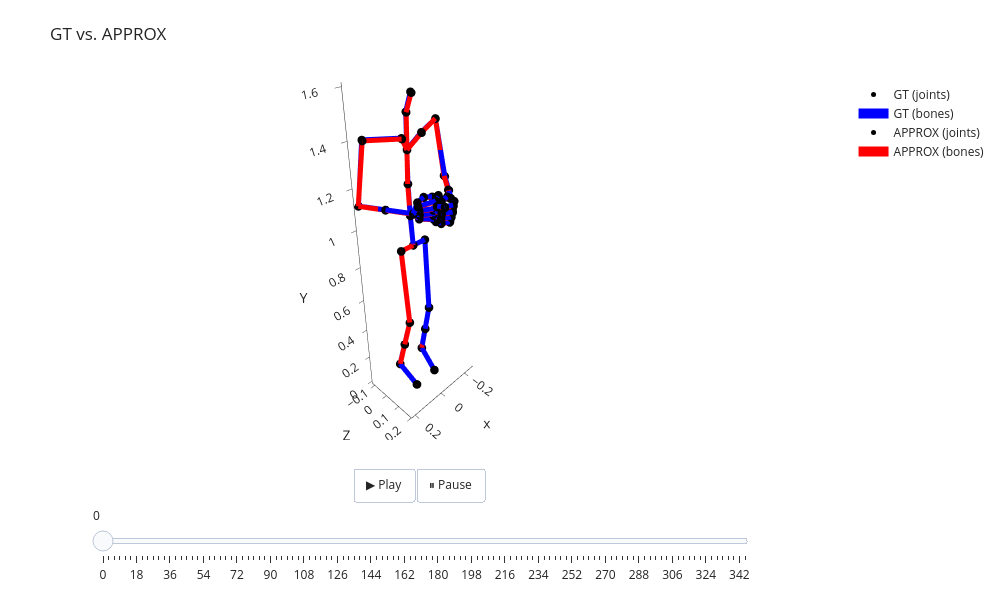

Notebook source saved alongside this figure:
### Code cell
approx_pos = forward_kinematics(decompressed_quats)

(
    AnimatedSkeletonsPlotter(title="GT vs. APPROX", stride=3)
    .apply_defualt_layout()
    .add_skeleton_frames(clip_pos  , joints_color="black", bones_color="blue", name="GT")
    .add_skeleton_frames(approx_pos, joints_color="black", bones_color="red" , name="APPROX")
    .show()
)

### Figure 1 — Plotly figure (JSON) as saved in the notebook; plotly's stock layout.template omitted (floating-point values rounded to 4 significant figures; data arrays with more than 128 entries replaced by an {"elided": "..."} marker saying what was removed)
{"data": [{"marker": {"color": "black", "size": 5}, "mode": "markers", "name": "GT (joints)", "showlegend": true, "text": ["rootx", "spine_01x", "spine_02x", "spine_03x", "neckx", "headx", "shoulderr", "arm_stretchr", "arm_twistr", "forearm_stretchr", "forearm_twistr", "handr", "thumb1r", "thumb2r", "thumb3r", "index1_baser", "index1r", "index2r", "index3r", "middle1_baser", "middle1r", "middle2r", "middle3r", "ring1_baser", "ring1r", "ring2r", "ring3r", "pinky1_baser", "pinky1r", "pinky2r", "pinky3r", "shoulderl", "arm_stretchl", "arm_twistl", "forearm_stretchl", "forearm_twistl", "handl", "thumb1l", "thumb2l", "thumb3l", "index1_basel", "index1l", "index2l", "index3l", "middle1_basel", "middle1l", "middle2l", "middle3l", "ring1_basel", "ring1l", "ring2l", "ring3l", "pinky1_basel", "pinky1l", "pinky2l", "pinky3l", "thigh_stretchl", "thigh_twistl", "leg_stretchl", "footl", "toes_01l", "leg_twistl", "thigh_stretchr", "thigh_twistr", "leg_stretchr", "footr", "toes_01r", "leg_twistr"], "type": "scatter3d", "x": [0.0, 0.001219, 0.002238, 0.002829, 0.00342, 0.01045, -0.04663, -0.191, -0.191, -0.2613, -0.1884, -0.1155, -0.09381, -0.0644, -0.02312, -0.1024, -0.04476, -0.005749, 0.01338, -0.09763, -0.04314, 0.003989, 0.01414, -0.0941, -0.0407, 0.001041, 0.01245, -0.09384, -0.04107, -0.007745, 0.007714, 0.05663, 0.1966, 0.1966, 0.2102, 0.147, 0.0839, 0.05657, 0.02511, -0.01455, 0.06589, 0.003468, -0.03315, -0.05426, 0.06361, 0.005928, -0.0422, -0.06123, 0.06258, 0.007101, -0.03576, -0.0543, 0.06473, 0.01121, -0.0244, -0.04109, 0.07255, 0.07255, 0.07743, 0.08497, 0.08582, 0.0812, -0.07257, -0.07257, -0.07161, -0.0882, -0.06262, -0.07991], "y": [-0.003295, -0.01769, -0.02773, -0.02899, -0.03025, 0.005676, 0.005172, -0.05415, -0.05415, -0.05317, 0.03952, 0.1322, 0.1354, 0.1405, 0.1466, 0.1478, 0.1927, 0.1819, 0.1568, 0.1493, 0.193, 0.1739, 0.1364, 0.1484, 0.1888, 0.1684, 0.1389, 0.146, 0.1823, 0.1634, 0.1474, -0.001057, -0.06973, -0.06973, -0.1131, -0.01239, 0.08833, 0.085, 0.09031, 0.1013, 0.09932, 0.1386, 0.1212, 0.09905, 0.1029, 0.1428, 0.1262, 0.09148, 0.1042, 0.1416, 0.1243, 0.09838, 0.1039, 0.1385, 0.1261, 0.1092, -0.00822, -0.00822, 0.04413, -0.03705, 0.09776, 0.00354, 0.001347, 0.001347, 0.03338, -0.03834, 0.08986, -0.00248], "z": [0.8734, 1.026, 1.179, 1.332, 1.485, 1.567, 1.401, 1.41, 1.41, 1.122, 1.106, 1.091, 1.135, 1.154, 1.148, 1.122, 1.142, 1.144, 1.145, 1.103, 1.111, 1.113, 1.121, 1.084, 1.085, 1.087, 1.095, 1.067, 1.059, 1.059, 1.068, 1.4, 1.411, 1.411, 1.118, 1.114, 1.111, 1.152, 1.167, 1.158, 1.142, 1.159, 1.158, 1.15, 1.122, 1.128, 1.126, 1.124, 1.104, 1.102, 1.097, 1.09, 1.086, 1.076, 1.069, 1.072, 0.8723, 0.8723, 0.4653, 0.09849, 0.04099, 0.2819, 0.8744, 0.8744, 0.4652, 0.09675, 0.03051, 0.281]}, {"connectgaps": false, "hoverinfo": "skip", "line": {"color": "blue", "width": 10}, "mode": "lines", "name": "GT (bones)", "showlegend": true, "type": "scatter3d", "x": {"elided": "201 float values"}, "y": {"elided": "201 float values"}, "z": {"elided": "201 float values"}}, {"marker": {"color": "black", "size": 5}, "mode": "markers", "name": "APPROX (joints)", "showlegend": true, "text": ["rootx", "spine_01x", "spine_02x", "spine_03x", "neckx", "headx", "shoulderr", "arm_stretchr", "arm_twistr", "forearm_stretchr", "forearm_twistr", "handr", "thumb1r", "thumb2r", "thumb3r", "index1_baser", "index1r", "index2r", "index3r", "middle1_baser", "middle1r", "middle2r", "middle3r", "ring1_baser", "ring1r", "ring2r", "ring3r", "pinky1_baser", "pinky1r", "pinky2r", "pinky3r", "shoulderl", "arm_stretchl", "arm_twistl", "forearm_stretchl", "forearm_twistl", "handl", "thumb1l", "thumb2l", "thumb3l", "index1_basel", "index1l", "index2l", "index3l", "middle1_basel", "middle1l", "middle2l", "middle3l", "ring1_basel", "ring1l", "ring2l", "ring3l", "pinky1_basel", "pinky1l", "pinky2l", "pinky3l", "thigh_stretchl", "thigh_twistl", "leg_stretchl", "footl", "toes_01l", "leg_twistl", "thigh_stretchr", "thigh_twistr", "leg_stretchr", "footr", "toes_01r", "leg_twistr"], "type": "scatter3d", "x": [0.0, 0.001657, 0.003436, 0.005378, 0.007319, 0.01458, -0.04392, -0.1874, -0.1874, -0.2602, -0.1886, -0.117, -0.09491, -0.06534, -0.02421, -0.1038, -0.04649, -0.007328, 0.01213, -0.09928, -0.04525, 0.002137, 0.01283, -0.09596, -0.04306, -0.001047, 0.01082, -0.09587, -0.04365, -0.01011, 0.005663, 0.05941, 0.2004, 0.2004, 0.2119, 0.1474, 0.08297, 0.05604, 0.02465, -0.01522, 0.06509, 0.002315, -0.03408, -0.05496, 0.06259, 0.004447, -0.04348, -0.06208, 0.06138, 0.005408, -0.03728, -0.05553, 0.06338, 0.009331, -0.02619, -0.04262, 0.07257, 0.07257, 0.07774, 0.08458, 0.08537, 0.08116, -0.07259, -0.07259, -0.07282, -0.08849, -0.06261, -0.08066], "y": [-0.003295, -0.01852, -0.02794, -0.02568, -0.02343, 0.01439, 0.009408, -0.05149, -0.05149, -0.05814, 0.03508, 0.1283, 0.1328, 0.1387, 0.1452, 0.1449, 0.1908, 0.1806, 0.1557, 0.1459, 0.1905, 0.172, 0.1348, 0.1446, 0.1856, 0.1658, 0.1367, 0.1417, 0.1786, 0.16, 0.1444, 0.004485, -0.06213, -0.06213, -0.112, -0.01222, 0.08758, 0.08483, 0.0901, 0.1003, 0.09905, 0.1379, 0.1201, 0.09742, 0.1022, 0.1414, 0.1242, 0.08919, 0.103, 0.1396, 0.1217, 0.09541, 0.1024, 0.136, 0.123, 0.106, -0.00783, -0.00783, 0.0443, -0.03618, 0.09875, 0.004061, 0.0009587, 0.0009588, 0.03227, -0.03776, 0.09018, -0.002745], "z": [0.8734, 1.026, 1.179, 1.332, 1.485, 1.566, 1.4, 1.412, 1.412, 1.125, 1.106, 1.088, 1.132, 1.151, 1.144, 1.119, 1.137, 1.139, 1.14, 1.1, 1.106, 1.108, 1.117, 1.081, 1.08, 1.082, 1.091, 1.064, 1.055, 1.054, 1.063, 1.399, 1.41, 1.41, 1.118, 1.113, 1.108, 1.148, 1.164, 1.155, 1.138, 1.155, 1.155, 1.148, 1.119, 1.124, 1.123, 1.122, 1.1, 1.098, 1.093, 1.088, 1.083, 1.072, 1.065, 1.07, 0.8721, 0.8721, 0.4651, 0.0981, 0.04087, 0.2816, 0.8746, 0.8746, 0.4654, 0.09652, 0.02988, 0.2809]}, {"connectgaps": false, "hoverinfo": "skip", "line": {"color": "red", "width": 10}, "mode": "lines", "name": "APPROX (bones)", "showlegend": true, "type": "scatter3d", "x": {"elided": "201 float values"}, "y": {"elided": "201 float values"}, "z": {"elided": "201 float values"}}], "layout": {"height": 600, "margin": {"b": 10, "l": 10, "r": 10, "t": 80}, "scene": {"aspectmode": "data", "camera": {"eye": {"x": 1.85, "y": 1.85, "z": 1.85}}, "yaxis": {"title": {"text": "Z"}}, "zaxis": {"title": {"text": "Y"}}}, "sliders": [{"active": 0, "len": 0.8, "pad": {"b": 10, "t": 10}, "steps": [{"args": [["0"], {"frame": {"duration": 33.33, "redraw": true}, "mode": "immediate", "transition": {"duration": 0}}], "label": "0", "method": "animate"}, {"args": [["3"], {"frame": {"duration": 33.33, "redraw": true}, "mode": "immediate", "transition": {"duration": 0}}], "label": "3", "method": "animate"}, {"args": [["6"], {"frame": {"duration": 33.33, "redraw": true}, "mode": "immediate", "transition": {"duration": 0}}], "label": "6", "method": "animate"}, {"args": [["9"], {"frame": {"duration": 33.33, "redraw": true}, "mode": "immediate", "transition": {"duration": 0}}], "label": "9", "method": "animate"}, {"args": [["12"], {"frame": {"duration": 33.33, "redraw": true}, "mode": "immediate", "transition": {"duration": 0}}], "label": "12", "method": "animate"}, {"args": [["15"], {"frame": {"duration": 33.33, "redraw": true}, "mode": "immediate", "transition": {"duration": 0}}], "label": "15", "method": "animate"}, {"args": [["18"], {"frame": {"duration": 33.33, "redraw": true}, "mode": "immediate", "transition": {"duration": 0}}], "label": "18", "method": "animate"}, {"args": [["21"], {"frame": {"duration": 33.33, "redraw": true}, "mode": "immediate", "transition": {"duration": 0}}], "label": "21", "method": "animate"}, {"args": [["24"], {"frame": {"duration": 33.33, "redraw": true}, "mode": "immediate", "transition": {"duration": 0}}], "label": "24", "method": "animate"}, {"args": [["27"], {"frame": {"duration": 33.33, "redraw": true}, "mode": "immediate", "transition": {"duration": 0}}], "label": "27", "method": "animate"}, {"args": [["30"], {"frame": {"duration": 33.33, "redraw": true}, "mode": "immediate", "transition": {"duration": 0}}], "label": "30", "method": "animate"}, {"args": [["33"], {"frame": {"duration": 33.33, "redraw": true}, "mode": "immediate", "transition": {"duration": 0}}], "label": "33", "method": "animate"}, {"args": [["36"], {"frame": {"duration": 33.33, "redraw": true}, "mode": "immediate", "transition": {"duration": 0}}], "label": "36", "method": "animate"}, {"args": [["39"], {"frame": {"duration": 33.33, "redraw": true}, "mode": "immediate", "transition": {"duration": 0}}], "label": "39", "method": "animate"}, {"args": [["42"], {"frame": {"duration": 33.33, "redraw": true}, "mode": "immediate", "transition": {"duration": 0}}], "label": "42", "method": "animate"}, {"args": [["45"], {"frame": {"duration": 33.33, "redraw": true}, "mode": "immediate", "transition": {"duration": 0}}], "label": "45", "method": "animate"}, {"args": [["48"], {"frame": {"duration": 33.33, "redraw": true}, "mode": "immediate", "transition": {"duration": 0}}], "label": "48", "method": "animate"}, {"args": [["51"], {"frame": {"duration": 33.33, "redraw": true}, "mode": "immediate", "transition": {"duration": 0}}], "label": "51", "method": "animate"}, {"args": [["54"], {"frame": {"duration": 33.33, "redraw": true}, "mode": "immediate", "transition": {"duration": 0}}], "label": "54", "method": "animate"}, {"args": [["57"], {"frame": {"duration": 33.33, "redraw": true}, "mode": "immediate", "transition": {"duration": 0}}], "label": "57", "method": "animate"}, {"args": [["60"], {"frame": {"duration": 33.33, "redraw": true}, "mode": "immediate", "transition": {"duration": 0}}], "label": "60", "method": "animate"}, {"args": [["63"], {"frame": {"duration": 33.33, "redraw": true}, "mode": "immediate", "transition": {"duration": 0}}], "label": "63", "method": "animate"}, {"args": [["66"], {"frame": {"duration": 33.33, "redraw": true}, "mode": "immediate", "transition": {"duration": 0}}], "label": "66", "method": "animate"}, {"args": [["69"], {"frame": {"duration": 33.33, "redraw": true}, "mode": "immediate", "transition": {"duration": 0}}], "label": "69", "method": "animate"}, {"args": [["72"], {"frame": {"duration": 33.33, "redraw": true}, "mode": "immediate", "transition": {"duration": 0}}], "label": "72", "method": "animate"}, {"args": [["75"], {"frame": {"duration": 33.33, "redraw": true}, "mode": "immediate", "transition": {"duration": 0}}], "label": "75", "method": "animate"}, {"args": [["78"], {"frame": {"duration": 33.33, "redraw": true}, "mode": "immediate", "transition": {"duration": 0}}], "label": "78", "method": "animate"}, {"args": [["81"], {"frame": {"duration": 33.33, "redraw": true}, "mode": "immediate", "transition": {"duration": 0}}], "label": "81", "method": "animate"}, {"args": [["84"], {"frame": {"duration": 33.33, "redraw": true}, "mode": "immediate", "transition": {"duration": 0}}], "label": "84", "method": "animate"}, {"args": [["87"], {"frame": {"duration": 33.33, "redraw": true}, "mode": "immediate", "transition": {"duration": 0}}], "label": "87", "method": "animate"}, {"args": [["90"], {"frame": {"duration": 33.33, "redraw": true}, "mode": "immediate", "transition": {"duration": 0}}], "label": "90", "method": "animate"}, {"args": [["93"], {"frame": {"duration": 33.33, "redraw": true}, "mode": "immediate", "transition": {"duration": 0}}], "label": "93", "method": "animate"}, {"args": [["96"], {"frame": {"duration": 33.33, "redraw": true}, "mode": "immediate", "transition": {"duration": 0}}], "label": "96", "method": "animate"}, {"args": [["99"], {"frame": {"duration": 33.33, "redraw": true}, "mode": "immediate", "transition": {"duration": 0}}], "label": "99", "method": "animate"}, {"args": [["102"], {"frame": {"duration": 33.33, "redraw": true}, "mode": "immediate", "transition": {"duration": 0}}], "label": "102", "method": "animate"}, {"args": [["105"], {"frame": {"duration": 33.33, "redraw": true}, "mode": "immediate", "transition": {"duration": 0}}], "label": "105", "method": "animate"}, {"args": [["108"], {"frame": {"duration": 33.33, "redraw": true}, "mode": "immediate", "transition": {"duration": 0}}], "label": "108", "method": "animate"}, {"args": [["111"], {"frame": {"duration": 33.33, "redraw": true}, "mode": "immediate", "transition": {"duration": 0}}], "label": "111", "method": "animate"}, {"args": [["114"], {"frame": {"duration": 33.33, "redraw": true}, "mode": "immediate", "transition": {"duration": 0}}], "label": "114", "method": "animate"}, {"args": [["117"], {"frame": {"duration": 33.33, "redraw": true}, "mode": "immediate", "transition": {"duration": 0}}], "label": "117", "method": "animate"}, {"args": [["120"], {"frame": {"duration": 33.33, "redraw": true}, "mode": "immediate", "transition": {"duration": 0}}], "label": "120", "method": "animate"}, {"args": [["123"], {"frame": {"duration": 33.33, "redraw": true}, "mode": "immediate", "transition": {"duration": 0}}], "label": "123", "method": "animate"}, {"args": [["126"], {"frame": {"duration": 33.33, "redraw": true}, "mode": "immediate", "transition": {"duration": 0}}], "label": "126", "method": "animate"}, {"args": [["129"], {"frame": {"duration": 33.33, "redraw": true}, "mode": "immediate", "transition": {"duration": 0}}], "label": "129", "method": "animate"}, {"args": [["132"], {"frame": {"duration": 33.33, "redraw": true}, "mode": "immediate", "transition": {"duration": 0}}], "label": "132", "method": "animate"}, {"args": [["135"], {"frame": {"duration": 33.33, "redraw": true}, "mode": "immediate", "transition": {"duration": 0}}], "label": "135", "method": "animate"}, {"args": [["138"], {"frame": {"duration": 33.33, "redraw": true}, "mode": "immediate", "transition": {"duration": 0}}], "label": "138", "method": "animate"}, {"args": [["141"], {"frame": {"duration": 33.33, "redraw": true}, "mode": "immediate", "transition": {"duration": 0}}], "label": "141", "method": "animate"}, {"args": [["144"], {"frame": {"duration": 33.33, "redraw": true}, "mode": "immediate", "transition": {"duration": 0}}], "label": "144", "method": "animate"}, {"args": [["147"], {"frame": {"duration": 33.33, "redraw": true}, "mode": "immediate", "transition": {"duration": 0}}], "label": "147", "method": "animate"}, {"args": [["150"], {"frame": {"duration": 33.33, "redraw": true}, "mode": "immediate", "transition": {"duration": 0}}], "label": "150", "method": "animate"}, {"args": [["153"], {"frame": {"duration": 33.33, "redraw": true}, "mode": "immediate", "transition": {"duration": 0}}], "label": "153", "method": "animate"}, {"args": [["156"], {"frame": {"duration": 33.33, "redraw": true}, "mode": "immediate", "transition": {"duration": 0}}], "label": "156", "method": "animate"}, {"args": [["159"], {"frame": {"duration": 33.33, "redraw": true}, "mode": "immediate", "transition": {"duration": 0}}], "label": "159", "method": "animate"}, {"args": [["162"], {"frame": {"duration": 33.33, "redraw": true}, "mode": "immediate", "transition": {"duration": 0}}], "label": "162", "method": "animate"}, {"args": [["165"], {"frame": {"duration": 33.33, "redraw": true}, "mode": "immediate", "transition": {"duration": 0}}], "label": "165", "method": "animate"}, {"args": [["168"], {"frame": {"duration": 33.33, "redraw": true}, "mode": "immediate", "transition": {"duration": 0}}], "label": "168", "method": "animate"}, {"args": [["171"], {"frame": {"duration": 33.33, "redraw": true}, "mode": "immediate", "transition": {"duration": 0}}], "label": "171", "method": "animate"}, {"args": [["174"], {"frame": {"duration": 33.33, "redraw": true}, "mode": "immediate", "transition": {"duration": 0}}], "label": "174", "method": "animate"}, {"args": [["177"], {"frame": {"duration": 33.33, "redraw": true}, "mode": "immediate", "transition": {"duration": 0}}], "label": "177", "method": "animate"}, {"args": [["180"], {"frame": {"duration": 33.33, "redraw": true}, "mode": "immediate", "transition": {"duration": 0}}], "label": "180", "method": "animate"}, {"args": [["183"], {"frame": {"duration": 33.33, "redraw": true}, "mode": "immediate", "transition": {"duration": 0}}], "label": "183", "method": "animate"}, {"args": [["186"], {"frame": {"duration": 33.33, "redraw": true}, "mode": "immediate", "transition": {"duration": 0}}], "label": "186", "method": "animate"}, {"args": [["189"], {"frame": {"duration": 33.33, "redraw": true}, "mode": "immediate", "transition": {"duration": 0}}], "label": "189", "method": "animate"}, {"args": [["192"], {"frame": {"duration": 33.33, "redraw": true}, "mode": "immediate", "transition": {"duration": 0}}], "label": "192", "method": "animate"}, {"args": [["195"], {"frame": {"duration": 33.33, "redraw": true}, "mode": "immediate", "transition": {"duration": 0}}], "label": "195", "method": "animate"}, {"args": [["198"], {"frame": {"duration": 33.33, "redraw": true}, "mode": "immediate", "transition": {"duration": 0}}], "label": "198", "method": "animate"}, {"args": [["201"], {"frame": {"duration": 33.33, "redraw": true}, "mode": "immediate", "transition": {"duration": 0}}], "label": "201", "method": "animate"}, {"args": [["204"], {"frame": {"duration": 33.33, "redraw": true}, "mode": "immediate", "transition": {"duration": 0}}], "label": "204", "method": "animate"}, {"args": [["207"], {"frame": {"duration": 33.33, "redraw": true}, "mode": "immediate", "transition": {"duration": 0}}], "label": "207", "method": "animate"}, {"args": [["210"], {"frame": {"duration": 33.33, "redraw": true}, "mode": "immediate", "transition": {"duration": 0}}], "label": "210", "method": "animate"}, {"args": [["213"], {"frame": {"duration": 33.33, "redraw": true}, "mode": "immediate", "transition": {"duration": 0}}], "label": "213", "method": "animate"}, {"args": [["216"], {"frame": {"duration": 33.33, "redraw": true}, "mode": "immediate", "transition": {"duration": 0}}], "label": "216", "method": "animate"}, {"args": [["219"], {"frame": {"duration": 33.33, "redraw": true}, "mode": "immediate", "transition": {"duration": 0}}], "label": "219", "method": "animate"}, {"args": [["222"], {"frame": {"duration": 33.33, "redraw": true}, "mode": "immediate", "transition": {"duration": 0}}], "label": "222", "method": "animate"}, {"args": [["225"], {"frame": {"duration": 33.33, "redraw": true}, "mode": "immediate", "transition": {"duration": 0}}], "label": "225", "method": "animate"}, {"args": [["228"], {"frame": {"duration": 33.33, "redraw": true}, "mode": "immediate", "transition": {"duration": 0}}], "label": "228", "method": "animate"}, {"args": [["231"], {"frame": {"duration": 33.33, "redraw": true}, "mode": "immediate", "transition": {"duration": 0}}], "label": "231", "method": "animate"}, {"args": [["234"], {"frame": {"duration": 33.33, "redraw": true}, "mode": "immediate", "transition": {"duration": 0}}], "label": "234", "method": "animate"}, {"args": [["237"], {"frame": {"duration": 33.33, "redraw": true}, "mode": "immediate", "transition": {"duration": 0}}], "label": "237", "method": "animate"}, {"args": [["240"], {"frame": {"duration": 33.33, "redraw": true}, "mode": "immediate", "transition": {"duration": 0}}], "label": "240", "method": "animate"}, {"args": [["243"], {"frame": {"duration": 33.33, "redraw": true}, "mode": "immediate", "transition": {"duration": 0}}], "label": "243", "method": "animate"}, {"args": [["246"], {"frame": {"duration": 33.33, "redraw": true}, "mode": "immediate", "transition": {"duration": 0}}], "label": "246", "method": "animate"}, {"args": [["249"], {"frame": {"duration": 33.33, "redraw": true}, "mode": "immediate", "transition": {"duration": 0}}], "label": "249", "method": "animate"}, {"args": [["252"], {"frame": {"duration": 33.33, "redraw": true}, "mode": "immediate", "transition": {"duration": 0}}], "label": "252", "method": "animate"}, {"args": [["255"], {"frame": {"duration": 33.33, "redraw": true}, "mode": "immediate", "transition": {"duration": 0}}], "label": "255", "method": "animate"}, {"args": [["258"], {"frame": {"duration": 33.33, "redraw": true}, "mode": "immediate", "transition": {"duration": 0}}], "label": "258", "method": "animate"}, {"args": [["261"], {"frame": {"duration": 33.33, "redraw": true}, "mode": "immediate", "transition": {"duration": 0}}], "label": "261", "method": "animate"}, {"args": [["264"], {"frame": {"duration": 33.33, "redraw": true}, "mode": "immediate", "transition": {"duration": 0}}], "label": "264", "method": "animate"}, {"args": [["267"], {"frame": {"duration": 33.33, "redraw": true}, "mode": "immediate", "transition": {"duration": 0}}], "label": "267", "method": "animate"}, {"args": [["270"], {"frame": {"duration": 33.33, "redraw": true}, "mode": "immediate", "transition": {"duration": 0}}], "label": "270", "method": "animate"}, {"args": [["273"], {"frame": {"duration": 33.33, "redraw": true}, "mode": "immediate", "transition": {"duration": 0}}], "label": "273", "method": "animate"}, {"args": [["276"], {"frame": {"duration": 33.33, "redraw": true}, "mode": "immediate", "transition": {"duration": 0}}], "label": "276", "method": "animate"}, {"args": [["279"], {"frame": {"duration": 33.33, "redraw": true}, "mode": "immediate", "transition": {"duration": 0}}], "label": "279", "method": "animate"}, {"args": [["282"], {"frame": {"duration": 33.33, "redraw": true}, "mode": "immediate", "transition": {"duration": 0}}], "label": "282", "method": "animate"}, {"args": [["285"], {"frame": {"duration": 33.33, "redraw": true}, "mode": "immediate", "transition": {"duration": 0}}], "label": "285", "method": "animate"}, {"args": [["288"], {"frame": {"duration": 33.33, "redraw": true}, "mode": "immediate", "transition": {"duration": 0}}], "label": "288", "method": "animate"}, {"args": [["291"], {"frame": {"duration": 33.33, "redraw": true}, "mode": "immediate", "transition": {"duration": 0}}], "label": "291", "method": "animate"}, {"args": [["294"], {"frame": {"duration": 33.33, "redraw": true}, "mode": "immediate", "transition": {"duration": 0}}], "label": "294", "method": "animate"}, {"args": [["297"], {"frame": {"duration": 33.33, "redraw": true}, "mode": "immediate", "transition": {"duration": 0}}], "label": "297", "method": "animate"}, {"args": [["300"], {"frame": {"duration": 33.33, "redraw": true}, "mode": "immediate", "transition": {"duration": 0}}], "label": "300", "method": "animate"}, {"args": [["303"], {"frame": {"duration": 33.33, "redraw": true}, "mode": "immediate", "transition": {"duration": 0}}], "label": "303", "method": "animate"}, {"args": [["306"], {"frame": {"duration": 33.33, "redraw": true}, "mode": "immediate", "transition": {"duration": 0}}], "label": "306", "method": "animate"}, {"args": [["309"], {"frame": {"duration": 33.33, "redraw": true}, "mode": "immediate", "transition": {"duration": 0}}], "label": "309", "method": "animate"}, {"args": [["312"], {"frame": {"duration": 33.33, "redraw": true}, "mode": "immediate", "transition": {"duration": 0}}], "label": "312", "method": "animate"}, {"args": [["315"], {"frame": {"duration": 33.33, "redraw": true}, "mode": "immediate", "transition": {"duration": 0}}], "label": "315", "method": "animate"}, {"args": [["318"], {"frame": {"duration": 33.33, "redraw": true}, "mode": "immediate", "transition": {"duration": 0}}], "label": "318", "method": "animate"}, {"args": [["321"], {"frame": {"duration": 33.33, "redraw": true}, "mode": "immediate", "transition": {"duration": 0}}], "label": "321", "method": "animate"}, {"args": [["324"], {"frame": {"duration": 33.33, "redraw": true}, "mode": "immediate", "transition": {"duration": 0}}], "label": "324", "method": "animate"}, {"args": [["327"], {"frame": {"duration": 33.33, "redraw": true}, "mode": "immediate", "transition": {"duration": 0}}], "label": "327", "method": "animate"}, {"args": [["330"], {"frame": {"duration": 33.33, "redraw": true}, "mode": "immediate", "transition": {"duration": 0}}], "label": "330", "method": "animate"}, {"args": [["333"], {"frame": {"duration": 33.33, "redraw": true}, "mode": "immediate", "transition": {"duration": 0}}], "label": "333", "method": "animate"}, {"args": [["336"], {"frame": {"duration": 33.33, "redraw": true}, "mode": "immediate", "transition": {"duration": 0}}], "label": "336", "method": "animate"}, {"args": [["339"], {"frame": {"duration": 33.33, "redraw": true}, "mode": "immediate", "transition": {"duration": 0}}], "label": "339", "method": "animate"}, {"args": [["342"], {"frame": {"duration": 33.33, "redraw": true}, "mode": "immediate", "transition": {"duration": 0}}], "label": "342", "method": "animate"}, {"args": [["345"], {"frame": {"duration": 33.33, "redraw": true}, "mode": "immediate", "transition": {"duration": 0}}], "label": "345", "method": "animate"}], "transition": {"duration": 0}, "x": 0.5, "xanchor": "center", "y": -0.15, "yanchor": "top"}], "title": {"text": "GT vs. APPROX"}, "updatemenus": [{"buttons": [{"args": [null, {"frame": {"duration": 33.33, "redraw": true}, "fromcurrent": true, "transition": {"duration": 0}}], "label": "▶ Play", "method": "animate"}, {"args": [[null], {"frame": {"duration": 0, "redraw": false}, "mode": "immediate", "transition": {"duration": 0}}], "label": "⏸ Pause", "method": "animate"}], "direction": "left", "pad": {"r": 10, "t": 10}, "showactive": false, "type": "buttons", "x": 0.5, "xanchor": "center", "y": -0.05, "yanchor": "top"}], "width": 1000}}
